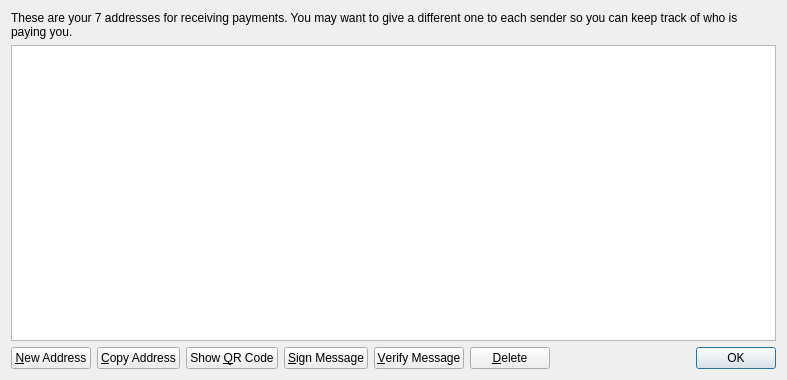
<?xml version="1.0" encoding="UTF-8"?>
<ui version="4.0">
 <class>AddressBookPage</class>
 <widget class="QWidget" name="AddressBookPage">
  <property name="geometry">
   <rect>
    <x>0</x>
    <y>0</y>
    <width>787</width>
    <height>380</height>
   </rect>
  </property>
  <property name="windowTitle">
   <string>Address Book</string>
  </property>
  <layout class="QVBoxLayout" name="verticalLayout">
   <item>
    <widget class="QLabel" name="labelExplanation">
     <property name="text">
      <string>These are your 7 addresses for receiving payments. You may want to give a different one to each sender so you can keep track of who is paying you.</string>
     </property>
     <property name="textFormat">
      <enum>Qt::PlainText</enum>
     </property>
     <property name="wordWrap">
      <bool>true</bool>
     </property>
    </widget>
   </item>
   <item>
    <widget class="QTableView" name="tableView">
     <property name="contextMenuPolicy">
      <enum>Qt::CustomContextMenu</enum>
     </property>
     <property name="toolTip">
      <string>Double-click to edit address or label</string>
     </property>
     <property name="tabKeyNavigation">
      <bool>false</bool>
     </property>
     <property name="alternatingRowColors">
      <bool>true</bool>
     </property>
     <property name="selectionMode">
      <enum>QAbstractItemView::SingleSelection</enum>
     </property>
     <property name="selectionBehavior">
      <enum>QAbstractItemView::SelectRows</enum>
     </property>
     <property name="sortingEnabled">
      <bool>true</bool>
     </property>
     <attribute name="verticalHeaderVisible">
      <bool>false</bool>
     </attribute>
    </widget>
   </item>
   <item>
    <layout class="QHBoxLayout" name="horizontalLayout">
     <item>
      <widget class="QPushButton" name="newAddressButton">
       <property name="toolTip">
        <string>Create a new address</string>
       </property>
       <property name="text">
        <string>&amp;New Address</string>
       </property>
       <property name="icon">
        <iconset resource="../bitcoin.qrc">
         <normaloff>:/icons/add</normaloff>:/icons/add</iconset>
       </property>
      </widget>
     </item>
     <item>
      <widget class="QPushButton" name="copyToClipboard">
       <property name="toolTip">
        <string>Copy the currently selected address to the system clipboard</string>
       </property>
       <property name="text">
        <string>&amp;Copy Address</string>
       </property>
       <property name="icon">
        <iconset resource="../bitcoin.qrc">
         <normaloff>:/icons/editcopy</normaloff>:/icons/editcopy</iconset>
       </property>
      </widget>
     </item>
     <item>
      <widget class="QPushButton" name="showQRCode">
       <property name="text">
        <string>Show &amp;QR Code</string>
       </property>
       <property name="icon">
        <iconset resource="../bitcoin.qrc">
         <normaloff>:/icons/qrcode</normaloff>:/icons/qrcode</iconset>
       </property>
      </widget>
     </item>
     <item>
      <widget class="QPushButton" name="signMessage">
       <property name="toolTip">
        <string>Sign a message to prove you own a Bitcoin address</string>
       </property>
       <property name="text">
        <string>&amp;Sign Message</string>
       </property>
       <property name="icon">
        <iconset resource="../bitcoin.qrc">
         <normaloff>:/icons/edit</normaloff>:/icons/edit</iconset>
       </property>
      </widget>
     </item>
     <item>
      <widget class="QPushButton" name="verifyMessage">
       <property name="toolTip">
        <string>Verify a message to ensure it was signed with a specified Bitcoin address</string>
       </property>
       <property name="text">
        <string>&amp;Verify Message</string>
       </property>
       <property name="icon">
        <iconset resource="../bitcoin.qrc">
         <normaloff>:/icons/transaction_0</normaloff>:/icons/transaction_0</iconset>
       </property>
      </widget>
     </item>
     <item>
      <widget class="QPushButton" name="deleteButton">
       <property name="toolTip">
        <string>Delete the currently selected address from the list. Only sending addresses can be deleted.</string>
       </property>
       <property name="text">
        <string>&amp;Delete</string>
       </property>
       <property name="icon">
        <iconset resource="../bitcoin.qrc">
         <normaloff>:/icons/remove</normaloff>:/icons/remove</iconset>
       </property>
      </widget>
     </item>
     <item>
      <spacer name="horizontalSpacer">
       <property name="orientation">
        <enum>Qt::Horizontal</enum>
       </property>
       <property name="sizeHint" stdset="0">
        <size>
         <width>40</width>
         <height>20</height>
        </size>
       </property>
      </spacer>
     </item>
     <item>
      <widget class="QDialogButtonBox" name="buttonBox">
       <property name="sizePolicy">
        <sizepolicy hsizetype="Maximum" vsizetype="Fixed">
         <horstretch>0</horstretch>
         <verstretch>0</verstretch>
        </sizepolicy>
       </property>
       <property name="standardButtons">
        <set>QDialogButtonBox::Ok</set>
       </property>
      </widget>
     </item>
    </layout>
   </item>
  </layout>
 </widget>
 <resources>
  <include location="../bitcoin.qrc"/>
 </resources>
 <connections/>
</ui>
